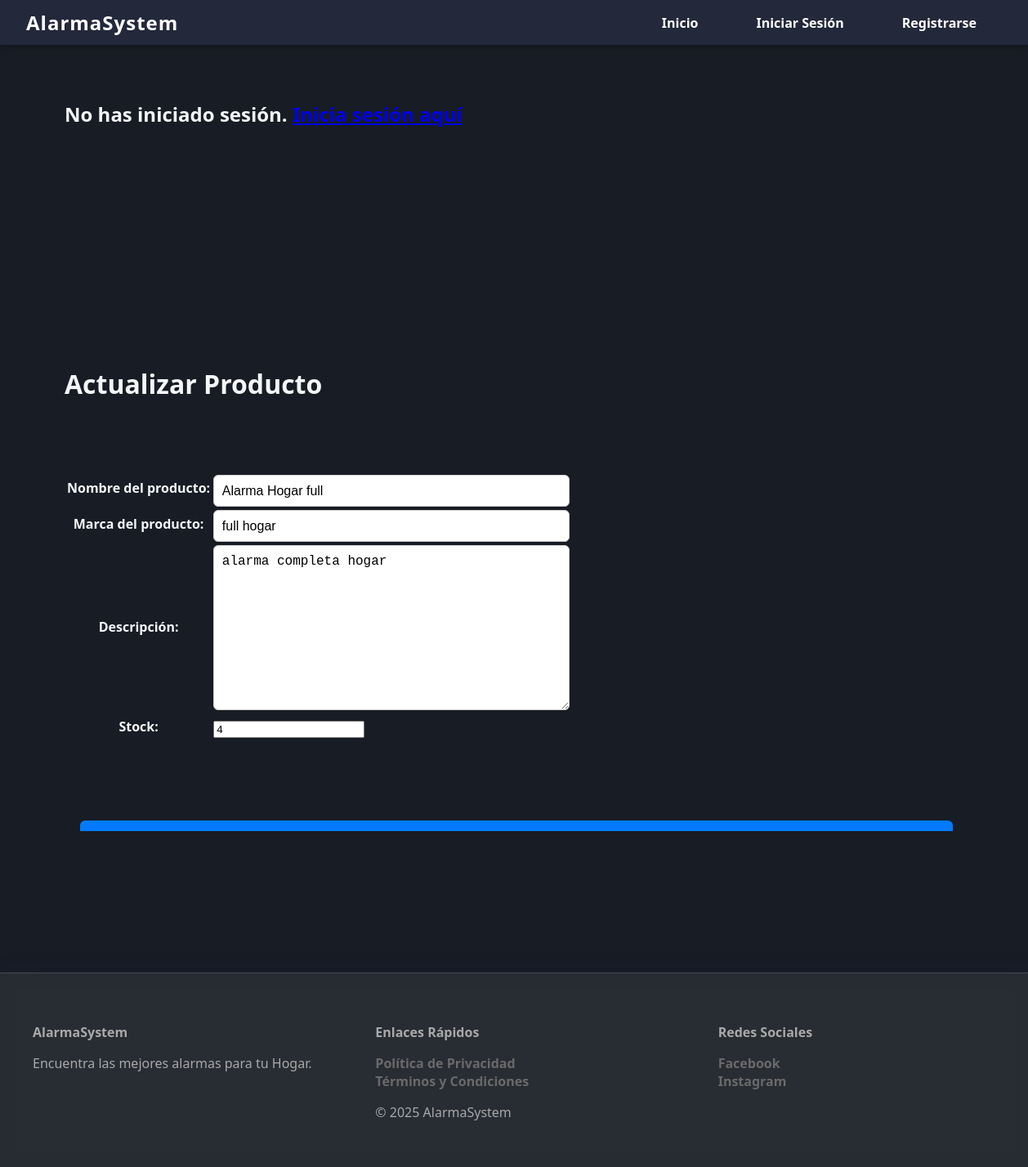
/productos/actualizar/1/, run on the app's committed database.
### App/models.py (models this page shows, shortened)
class Productos(models.Model):
    nombre_producto = models.CharField(max_length=30)
    marca_producto = models.CharField(max_length=20)
    descripcion = models.TextField(blank=True)
    stock = models.PositiveIntegerField(default=0)

### App/views.py (the view)
# urls.py: path('productos/actualizar/<int:producto_id>/', views.actualizar_producto, name='actualizar_producto'),
def actualizar_producto(request, producto_id):
    producto = get_object_or_404(Productos, id=producto_id)
    if request.method == 'POST':
        form = ProductosForm(request.POST)
        if form.is_valid():
            data = form.cleaned_data
            producto.nombre_producto = data['nombre_producto']
            producto.marca_producto = data['marca_producto']
            producto.descripcion = data['descripcion']
            producto.stock = data['stock']
            producto.save()
            return redirect('productos')
    else:
        form = ProductosForm(initial={
            'nombre_producto': producto.nombre_producto,
            'marca_producto': producto.marca_producto,
            'descripcion': producto.descripcion,
            'stock': producto.stock
        })
    return render(request, 'App/actualizar_producto.html', {'form': form, 'producto': producto})

### App/forms.py
class ProductosForm(forms.Form):
    nombre_producto = forms.CharField(max_length=30, label="Nombre del producto")
    marca_producto = forms.CharField(max_length=20, label="Marca del producto")
    descripcion = forms.CharField(widget=forms.Textarea, required=False, label="Descripción")
    stock = forms.IntegerField(min_value=0, label="Stock")

### App/Templates/App/actualizar_producto.html (shortened to what this page needs)
{% extends 'App/base.html' %}
{% block codigoDinamico %}
<div class="container">
    <form action="" method="post">
        <br><br><br>
        <h1>Actualizar Producto</h1>
        <br><br><br>
        <table>
            {{ form.as_table }}
        </table>
        <br><br>
        <div class="container">
            <button type="submit" class="btn btn-info">Actualizar</button>
            <a href="{% url 'productos' %}" class="btn btn-secondary">Cancelar</a>
        </div>
    </form>
</div>
{% endblock %}

### App/static/App/styles.css (style rules this page uses)
body { margin: 0; font-family: 'Segoe UI', Arial, sans-serif; background: #181c24; color: #f4f6f8; }
.container { max-width: 1100px; margin: 2rem auto; padding: 1rem; background: none; }
.btn { display: inline-block; padding: 0.5rem 1.2rem; border-radius: 20px; font-weight: bold; text-decoration: none; border: none; cursor: pointer; margin: 0.2rem 0.2rem; transition: background 0.2s, color 0.2s; }
.btn-info { background: #17a2b8; color: #fff; }
label { display: block; margin-bottom: 0.4rem; font-weight: bold; }
input[type="text"], input[type="email"], textarea { width: 100%; padding: 0.6rem; border: 1px solid #ccc; border-radius: 6px; font-size: 1rem; box-sizing: border-box; }
button[type="submit"] { width: 100%; padding: 0.75rem; background-color: #007bff; border: none; color: white; font-weight: bold; font-size: 1rem; border-radius: 6px; cursor: pointer; transition: background-color 0.3s ease; }

### data on the page
Productos: nombre_producto "Alarma Hogar full", marca_producto "full hogar", descripcion "alarma completa hogar", stock "4"
